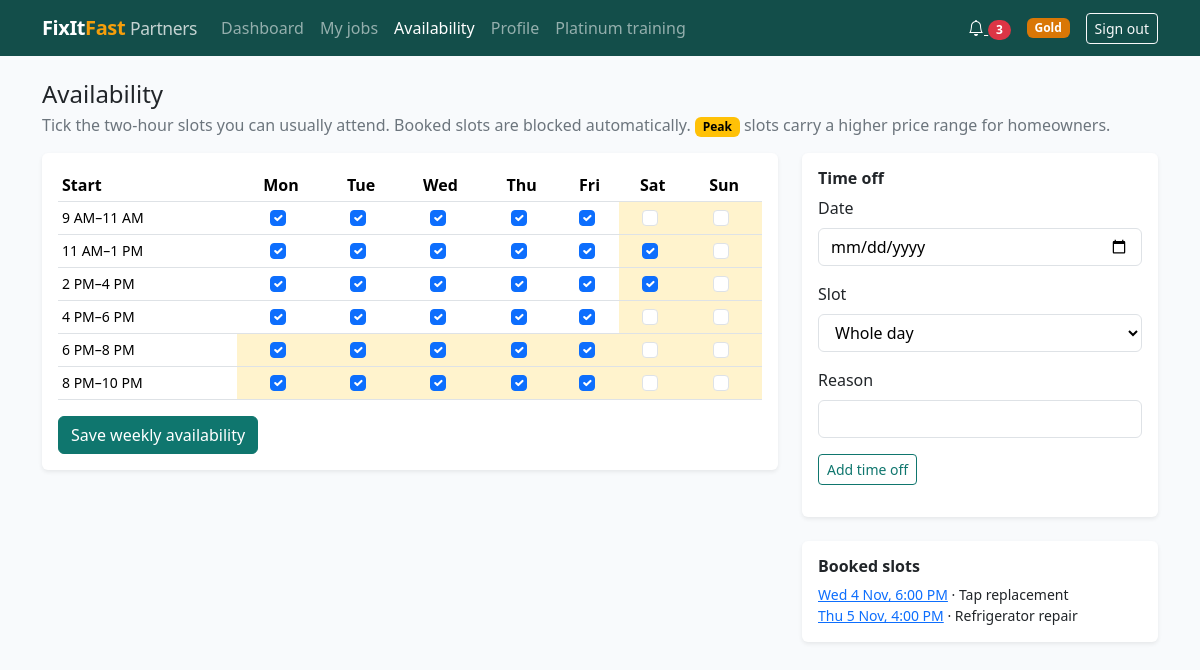
The app's page /partner/availability/ (signed in) with its own data.
### accounts/models.py (models this page shows, shortened)
class User(AbstractUser):
    class Role(models.TextChoices):
        HOMEOWNER = 'HOMEOWNER', 'Homeowner'
        HANDYMAN = 'HANDYMAN', 'Handyman'
        EMPLOYEE = 'EMPLOYEE', 'Employee'
        MANAGER = 'MANAGER', 'Manager'
    email = models.EmailField(unique=True)
    mobile = models.CharField(max_length=20, blank=True)
    role = models.CharField(max_length=10, choices=Role.choices, default=Role.HOMEOWNER)
    is_deactivated = models.BooleanField(default=False)
    deactivation_reason = models.TextField(blank=True)

### handymen/models.py (models this page shows, shortened)
class HandymanProfile(models.Model):
    class ApplicationStatus(models.TextChoices):
        PENDING = 'PENDING', 'Pending'
        APPROVED = 'APPROVED', 'Approved'
        REJECTED = 'REJECTED', 'Rejected'
    user = models.OneToOneField(settings.AUTH_USER_MODEL, on_delete=models.CASCADE, related_name='handyman')
    photo = models.ImageField(upload_to='handymen/photos/', blank=True)
    bio = models.TextField(blank=True)
    years_experience = models.PositiveSmallIntegerField(default=0)
    job_types = models.ManyToManyField(JobType, related_name='handymen', blank=True)
    tier = models.CharField(max_length=10, choices=Tier.choices, default=Tier.STANDARD)
    application_status = models.CharField(
        max_length=10, choices=ApplicationStatus.choices, default=ApplicationStatus.PENDING)
    rejection_reason = models.TextField(blank=True)
    approved_at = models.DateTimeField(null=True, blank=True)
    approved_by = models.ForeignKey(
        settings.AUTH_USER_MODEL, on_delete=models.SET_NULL, null=True, blank=True, related_name='+')
    is_suspended = models.BooleanField(default=False)
    suspension_reason = models.TextField(blank=True)
    created_at = models.DateTimeField(auto_now_add=True)

### jobs/models.py (models this page shows, shortened)
class Job(models.Model):
    class Status(models.TextChoices):
        DRAFT = 'DRAFT', 'Draft'
        REQUESTED = 'REQUESTED', 'Requested'
        HANDYMAN_ASSIGNED = 'ASSIGNED', 'Handyman Assigned'
        QUOTATION_PENDING = 'QUOTE_PENDING', 'Quotation Pending'
        QUOTATION_UNDER_REVIEW = 'QUOTE_REVIEW', 'Quotation Under Review'
        AWAITING_PAYMENT = 'AWAITING_PAYMENT', 'Awaiting Payment'
        SCHEDULED = 'SCHEDULED', 'Scheduled'
        ON_THE_WAY = 'ON_THE_WAY', 'On the Way'
        IN_PROGRESS = 'IN_PROGRESS', 'In Progress'
        COMPLETED = 'COMPLETED', 'Completed'
        CANCELLED = 'CANCELLED', 'Cancelled'
        DECLINED = 'DECLINED', 'Declined'
    homeowner = models.ForeignKey(User, on_delete=models.PROTECT, related_name='jobs')
    job_type = models.ForeignKey(JobType, on_delete=models.PROTECT, related_name='jobs')
    address = models.ForeignKey(Address, on_delete=models.PROTECT, related_name='jobs')
    description = models.TextField()
    tier = models.CharField(max_length=10, choices=Tier.choices, blank=True)
    status = models.CharField(max_length=16, choices=Status.choices, default=Status.DRAFT)
    slot_start = models.DateTimeField(null=True, blank=True)
    slot_end = models.DateTimeField(null=True, blank=True)
    timing_band = models.CharField(max_length=10, choices=TimingBand.choices, blank=True)
    planning_region = models.CharField(max_length=10, choices=PlanningRegion.choices, blank=True)
    price_p10 = models.DecimalField(max_digits=8, decimal_places=2, null=True, blank=True)
    price_p50 = models.DecimalField(max_digits=8, decimal_places=2, null=True, blank=True)
    price_p90 = models.DecimalField(max_digits=8, decimal_places=2, null=True, blank=True)
    model_version = models.CharField(max_length=30, blank=True)
    handyman = models.ForeignKey(
        HandymanProfile, on_delete=models.PROTECT, null=True, blank=True, related_name='jobs')
    quote_deadline = models.DateTimeField(null=True, blank=True)
    service_fee_waived = models.BooleanField(default=False)
    created_at = models.DateTimeField(auto_now_add=True)
    requested_at = models.DateTimeField(null=True, blank=True)
    matched_at = models.DateTimeField(null=True, blank=True)    # launch measure: matched within 24h
    completed_at = models.DateTimeField(null=True, blank=True)  # handyman marked Completed
    confirmed_at = models.DateTimeField(null=True, blank=True)  # homeowner confirmed; warranty starts
    warranty_ends_at = models.DateTimeField(null=True, blank=True)
    cancellation_reason = models.TextField(blank=True)
    problem_note = models.TextField(blank=True)
    class Meta:
        ordering = ['-created_at']
    ACTIVE_STATUSES = [
        Status.HANDYMAN_ASSIGNED, Status.QUOTATION_PENDING, Status.QUOTATION_UNDER_REVIEW,
        Status.AWAITING_PAYMENT, Status.SCHEDULED, Status.ON_THE_WAY, Status.IN_PROGRESS,
    ]
    CLOSED_STATUSES = [Status.COMPLETED, Status.CANCELLED, Status.DECLINED]

### catalogue/models.py (models this page shows, shortened)
class JobType(models.Model):
    category = models.ForeignKey(Category, on_delete=models.PROTECT, related_name='job_types')
    name = models.CharField(max_length=100, unique=True)
    description = models.TextField(blank=True)
    min_tier = models.CharField(max_length=10, choices=Tier.choices, default=Tier.STANDARD)
    licence_required = models.BooleanField(default=False)
    is_active = models.BooleanField(default=False)
    class Meta:
        ordering = ['category__name', 'name']
    def __str__(self):
        return self.name

### partner/views.py (the view, shortened to what this page needs)
# urls.py: path('availability/', views.availability, name='availability'),
@approved_handyman_required
def availability(request):
    handyman = request.user.handyman
    exception_form = ExceptionForm(request.POST if 'add_exception' in request.POST else None)
    current = {f'{s.weekday}-{s.start_time:%H:%M}' for s in handyman.weekly_slots.all()}
    grid = [{
        'time': start,
        'end': (datetime.combine(date.today(), start) + timedelta(hours=settings.SLOT_HOURS)).time(),
        'cells': [{
            'value': f'{weekday}-{start:%H:%M}',
            'checked': f'{weekday}-{start:%H:%M}' in current,
            'peak': not (weekday < 5 and 9 <= start.hour < 18),
        } for weekday in range(7)],
    } for start in SLOT_START_TIMES]
    return render(request, 'partner/availability.html', {
        'grid': grid, 'weekdays': WEEKDAYS, 'exception_form': exception_form,
        'exceptions': handyman.exceptions.filter(date__gte=timezone.localdate()),
        'booked': handyman.jobs.filter(status__in=Job.ACTIVE_STATUSES, slot_start__gte=timezone.now())
                               .order_by('slot_start'),
    })

### partner/forms.py
class ExceptionForm(forms.ModelForm):
    start_time = forms.TypedChoiceField(
        choices=[('', 'Whole day')] + [(t.strftime('%H:%M'), t.strftime('%I:%M %p')) for t in SLOT_START_TIMES],
        required=False, empty_value=None, label='Slot',
        coerce=lambda value: datetime.strptime(value, '%H:%M').time())
    class Meta:
        model = AvailabilityException
        fields = ['date', 'start_time', 'reason']
        widgets = {'date': DATE_INPUT}

### accounts/context_processors.py (called while the page is built)
def notifications(request):
    if not request.user.is_authenticated:
        return {}
    return {'unread_notifications': request.user.notifications.filter(is_read=False).count()}

### catalogue/templatetags/fixitfast.py (called while the page is built)
@register.simple_tag
def tier_badge(tier):
    if not tier:
        return ''
    return format_html('<span class="badge badge-tier-{}">{}</span>', tier, Tier(tier).label)

### partner/templates/partner/availability.html (shortened to what this page needs)
{% extends 'partner/base.html' %}
{% block content %}
<h1 class="h4 mb-1">Availability</h1>
<p class="text-secondary">Tick the two-hour slots you can usually attend. Booked slots are blocked automatically.
  <span class="badge text-bg-warning">Peak</span> slots carry a higher price range for homeowners.</p>
<div class="row g-4">
  <div class="col-xl-8">
    <div class="card border-0 shadow-sm"><div class="card-body">
      <form method="post">
        <div class="table-responsive">
          <table class="table table-sm text-center align-middle mb-3">
            <thead><tr><th class="text-start">Start</th>{% for day in weekdays %}<th>{{ day }}</th>{% endfor %}</tr></thead>
            <tbody>
              {% for row in grid %}
                <tr>
                  <th class="text-start fw-normal small">{{ row.time|time:"g A" }}–{{ row.end|time:"g A" }}</th>
                  {% for cell in row.cells %}
                    <td class="{% if cell.peak %}bg-warning-subtle{% endif %}">
                      <input class="form-check-input" type="checkbox" name="slots" value="{{ cell.value }}" {% if cell.checked %}checked{% endif %} aria-label="{{ cell.value }}">
                    </td>
                  {% endfor %}
                </tr>
              {% endfor %}
            </tbody>
          </table>
        </div>
        <button class="btn btn-primary" name="save_weekly" type="submit">Save weekly availability</button>
      </form>
    </div></div>
  </div>
  <div class="col-xl-4">
    <div class="card border-0 shadow-sm mb-4"><div class="card-body">
      <h2 class="h6 fw-semibold">Time off</h2>
      <form method="post">
        {% include 'partials/form_fields.html' with form=exception_form %}
        <button class="btn btn-outline-primary btn-sm" name="add_exception" type="submit">Add time off</button>
      </form>
    </div></div>
    <div class="card border-0 shadow-sm"><div class="card-body">
      <h2 class="h6 fw-semibold">Booked slots</h2>
      <ul class="list-unstyled small mb-0">
        {% for job in booked %}<li><a href="{% url 'partner:job_detail' job.pk %}">{{ job.slot_start|date:"D j M, g:i A" }}</a> · {{ job.job_type }}</li>
        {% empty %}<li class="text-secondary">None.</li>{% endfor %}
      </ul>
    </div></div>
  </div>
</div>
{% endblock %}

### partner/templates/partner/base.html (shortened to what this page needs)
{% extends 'base.html' %}
{% load fixitfast %}
{% block navbar %}
<nav class="navbar navbar-expand-lg navbar-dark" style="background:#134e4a">
  <div class="container">
    <a class="navbar-brand brand" href="{% url 'partner:home' %}">FixIt<span class="accent">Fast</span> <small class="fw-normal opacity-75">Partners</small></a>
    <div class="collapse navbar-collapse" id="partnerNav">
      {% if user.is_authenticated and user.role == 'HANDYMAN' %}
        {% with url_name=request.resolver_match.url_name %}
        <ul class="navbar-nav me-auto">
          <li class="nav-item"><a class="nav-link {% if url_name == 'home' %}active{% endif %}" href="{% url 'partner:home' %}">Dashboard</a></li>
          {% if user.handyman.application_status == 'APPROVED' %}
            <li class="nav-item"><a class="nav-link {% if url_name == 'jobs' or url_name == 'job_detail' %}active{% endif %}" href="{% url 'partner:jobs' %}">My jobs</a></li>
            <li class="nav-item"><a class="nav-link {% if url_name == 'availability' %}active{% endif %}" href="{% url 'partner:availability' %}">Availability</a></li>
            <li class="nav-item"><a class="nav-link {% if url_name == 'profile' %}active{% endif %}" href="{% url 'partner:profile' %}">Profile</a></li>
            {% if user.handyman.tier == 'GOLD' %}
              <li class="nav-item"><a class="nav-link {% if url_name == 'training' or url_name == 'quiz' %}active{% endif %}" href="{% url 'partner:training' %}">Platinum training</a></li>
            {% endif %}
          {% endif %}
        </ul>
        {% endwith %}
        <div class="d-flex align-items-center gap-3">
          <a class="text-white" href="{% url 'partner:notifications' %}" aria-label="Notifications"><i class="bi bi-bell"></i>
            {% if unread_notifications %}<span class="badge rounded-pill bg-danger">{{ unread_notifications }}</span>{% endif %}</a>
          {% tier_badge user.handyman.tier %}
          <form method="post" action="{% url 'partner:logout' %}">
            <button class="btn btn-outline-light btn-sm" type="submit">Sign out</button>
          </form>
        </div>
      {% else %}
        <ul class="navbar-nav ms-auto">
          <li class="nav-item"><a class="nav-link" href="{% url 'partner:apply' %}">Become a partner</a></li>
          <li class="nav-item"><a class="nav-link" href="{% url 'storefront:home' %}">Homeowner site</a></li>
        </ul>
      {% endif %}
    </div>
  </div>
</nav>
{% endblock %}

### static/css/fixitfast.css (style rules this page uses)
:root { --bs-primary: #0f766e; --bs-primary-rgb: 15, 118, 110; --bs-link-color: #0f766e; --bs-link-hover-color: #115e59; --ff-accent: #f59e0b; --ff-sidebar: #0f172a; }
body { background: #f8fafc; }
.btn-primary { --bs-btn-bg: #0f766e; --bs-btn-border-color: #0f766e; --bs-btn-hover-bg: #115e59; --bs-btn-hover-border-color: #115e59; --bs-btn-active-bg: #134e4a; --bs-btn-active-border-color: #134e4a; --bs-btn-disabled-bg: #0f766e; --bs-btn-disabled-border-color: #0f766e; }
.btn-outline-primary { --bs-btn-color: #0f766e; --bs-btn-border-color: #0f766e; --bs-btn-hover-bg: #0f766e; --bs-btn-hover-border-color: #0f766e; --bs-btn-active-bg: #115e59; }
.brand { font-weight: 700; letter-spacing: -0.02em; }
.brand .accent { color: var(--ff-accent); }
form input:not([type=checkbox]):not([type=radio]):not([type=hidden]):not([type=submit]), form select, form textarea { display: block; width: 100%; padding: .375rem .75rem; border: 1px solid #dee2e6; border-radius: .375rem; background: #fff; }
form input[type=checkbox] { margin-right: .35rem; }
.badge-tier-GOLD { background: #d97706; }

### records on screen
User: tier "Gold"
Job: slot_start "Wed 4 Nov, 6:00 PM", job_type "Tap replacement"
Job: slot_start "Thu 5 Nov, 4:00 PM", job_type "Refrigerator repair"

### other values on screen
{{ unread_notifications }} "3"
{{ day }} "Mon" "Tue" "Wed" "Thu" "Fri" "Sat" "Sun"
{{ row.time|time:"g A" }} "9 AM" "11 AM" "2 PM" "4 PM" "6 PM" "8 PM"
{{ row.end|time:"g A" }} "11 AM" "1 PM" "4 PM" "6 PM" "8 PM" "10 PM"
{{ field.label }} "Date" "Slot" "Reason"
